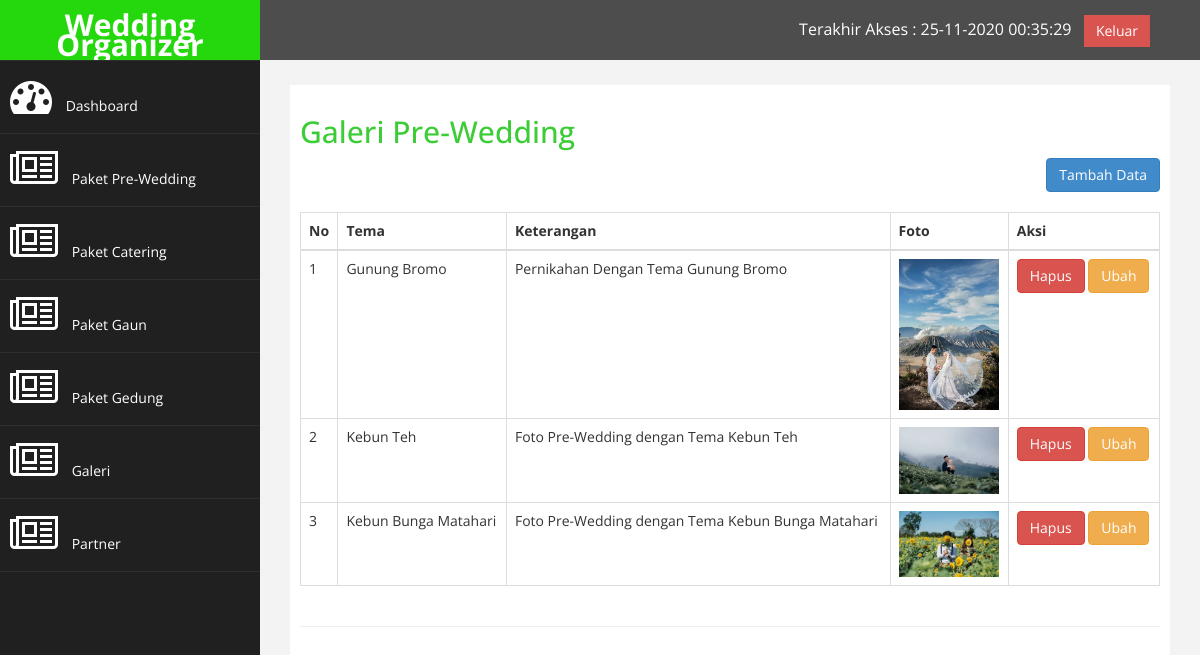
/admin.php?halaman=galeri (signed in), run on the app's committed database.
### tables this page shows
CREATE TABLE `galeri` (
  `id_gal` int(3) NOT NULL,
  `tema_gal` varchar(50) NOT NULL,
  `keterangan_gal` text NOT NULL,
  `foto_gal` text NOT NULL
);

### galeri.php (the view, shortened to what this page needs)
<h2>Galeri Pre-Wedding</h2>
<div class="text-right">
    <a href="admin.php?halaman=galeri_tambah" class="btn btn-primary">Tambah Data</a>
</div><br>
<table class="table table-bordered">
    <thead>
        <th>No</th>
        <th>Tema</th>
        <th>Keterangan</th>
        <th>Foto</th>
        <th>Aksi</th>
    </thead>
    <tbody>
        <?php $nomor = 1; ?>
        <?php $ambil = mysqli_query($link, "SELECT * FROM galeri"); ?>
        <?php while ($pecah = mysqli_fetch_assoc($ambil)) { ?>
            <tr>
                <td><?= $nomor; ?></td>
                <td><?= $pecah['tema_gal']; ?></td>
                <td><?= $pecah['keterangan_gal']; ?></td>
                <td>
                    <img src="images/galeri/<?= $pecah['foto_gal']; ?>" width="100px">
                </td>
                <td>
                    <a href="admin.php?halaman=galeri_hapus&id=<?= $pecah['id_gal']; ?>" class="btn btn-danger">Hapus</a>
                    <a href="admin.php?halaman=galeri_ubah&id=<?= $pecah['id_gal']; ?>" class="btn btn-warning">Ubah</a>
                </td>
            </tr>
            <?php $nomor++ ?>
        <?php } ?>
    </tbody>
</table>

### admin/assets/css/custom.css (style rules this page uses)
body { font-family: 'Open Sans', sans-serif; }
h2 { color: rgba(32, 197, 26, 0.877); }

### data on the page
galeri: tema_gal "Gunung Bromo", keterangan_gal "Pernikahan Dengan Tema Gunung Bromo", foto_gal (picture)
galeri: tema_gal "Kebun Teh", keterangan_gal "Foto Pre-Wedding dengan Tema Kebun Teh", foto_gal (picture)
galeri: tema_gal "Kebun Bunga Matahari", keterangan_gal "Foto Pre-Wedding dengan Tema Kebun Bunga Matahari", foto_gal (picture)
